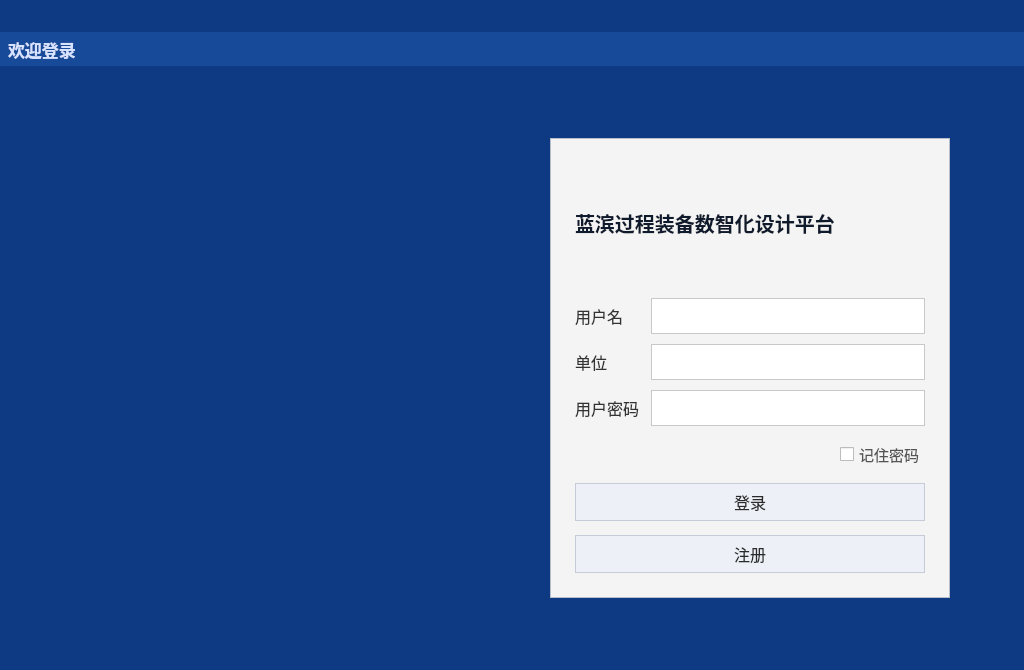
<?xml version="1.0" encoding="UTF-8"?>
<ui version="4.0">
 <class>LoginDialog</class>
 <widget class="QDialog" name="LoginDialog">
  <property name="geometry">
   <rect>
    <x>0</x>
    <y>0</y>
    <width>1024</width>
    <height>670</height>
   </rect>
  </property>
  <property name="windowTitle">
   <string>欢迎登录</string>
  </property>
  <property name="styleSheet">
   <string notr="true">QDialog#LoginDialog {
    background-color: #0e3a83;
    background-image: url(icons/login_bg.png);
    background-repeat: no-repeat;
    background-position: center;
}
QFrame#frame_top_bar {
    background-color: #174a99;
    border: none;
}
QLabel#label_window_title {
    color: #d7e3ff;
    font-size: 13pt;
    font-weight: bold;
}
QFrame#right_frame {
    background-color: #f4f4f4;
    border: 1px solid #b6bcc8;
}
QLabel#label_platform {
    font-size: 15pt;
    font-weight: bold;
    color: #0f1a2d;
}
QLabel#username_label,
QLabel#company_label,
QLabel#password_label {
    font-size: 12pt;
    color: #333333;
}
QLineEdit {
    background-color: #ffffff;
    border: 1px solid #c9c9c9;
    min-height: 30px;
    padding: 2px 8px;
    font-size: 12pt;
}
QCheckBox {
    font-size: 11pt;
    color: #555555;
}
QPushButton {
    min-height: 36px;
    font-size: 12pt;
    color: #2b2b2b;
    border: 1px solid #c5ccd8;
    background-color: #edf1f7;
}
QPushButton:hover {
    background-color: #e2eaf7;
}
</string>
  </property>
  <layout class="QVBoxLayout" name="verticalLayout_root">
   <property name="spacing">
    <number>0</number>
   </property>
   <property name="leftMargin">
    <number>0</number>
   </property>
   <property name="topMargin">
    <number>0</number>
   </property>
   <property name="rightMargin">
    <number>0</number>
   </property>
   <property name="bottomMargin">
    <number>0</number>
   </property>
   <item>
    <widget class="QFrame" name="frame_top_bar">
     <property name="minimumSize">
      <size>
       <width>0</width>
       <height>34</height>
      </size>
     </property>
     <property name="maximumSize">
      <size>
       <width>16777215</width>
       <height>34</height>
      </size>
     </property>
     <layout class="QHBoxLayout" name="horizontalLayout_title">
      <property name="leftMargin">
       <number>8</number>
      </property>
      <property name="topMargin">
       <number>2</number>
      </property>
      <property name="rightMargin">
       <number>8</number>
      </property>
      <property name="bottomMargin">
       <number>2</number>
      </property>
      <item>
       <widget class="QLabel" name="label_window_title">
        <property name="text">
         <string>欢迎登录</string>
        </property>
       </widget>
      </item>
      <item>
       <spacer name="horizontalSpacer_title">
        <property name="orientation">
         <enum>Qt::Horizontal</enum>
        </property>
        <property name="sizeHint" stdset="0">
         <size>
          <width>40</width>
          <height>20</height>
         </size>
        </property>
       </spacer>
      </item>
     </layout>
    </widget>
   </item>
   <item>
    <layout class="QHBoxLayout" name="main_layout" stretch="15,2,1">
     <property name="leftMargin">
      <number>40</number>
     </property>
     <property name="topMargin">
      <number>40</number>
     </property>
     <property name="rightMargin">
      <number>40</number>
     </property>
     <property name="bottomMargin">
      <number>40</number>
     </property>
     <item>
      <spacer name="horizontalSpacer_left">
       <property name="orientation">
        <enum>Qt::Horizontal</enum>
       </property>
       <property name="sizeHint" stdset="0">
        <size>
         <width>40</width>
         <height>20</height>
        </size>
       </property>
      </spacer>
     </item>
     <item>
      <widget class="QFrame" name="right_frame">
       <property name="minimumSize">
        <size>
         <width>400</width>
         <height>376</height>
        </size>
       </property>
       <property name="maximumSize">
        <size>
         <width>365</width>
         <height>460</height>
        </size>
       </property>
       <layout class="QVBoxLayout" name="right_layout">
        <property name="spacing">
         <number>14</number>
        </property>
        <property name="leftMargin">
         <number>24</number>
        </property>
        <property name="topMargin">
         <number>22</number>
        </property>
        <property name="rightMargin">
         <number>24</number>
        </property>
        <property name="bottomMargin">
         <number>24</number>
        </property>
        <item>
         <layout class="QHBoxLayout" name="header_layout">
          <item>
           <widget class="QLabel" name="label_platform">
            <property name="text">
             <string>蓝滨过程装备数智化设计平台</string>
            </property>
           </widget>
          </item>
         </layout>
        </item>
        <item>
         <layout class="QGridLayout" name="form_grid">
          <property name="horizontalSpacing">
           <number>12</number>
          </property>
          <property name="verticalSpacing">
           <number>10</number>
          </property>
          <item row="0" column="0">
           <widget class="QLabel" name="username_label">
            <property name="text">
             <string>用户名</string>
            </property>
           </widget>
          </item>
          <item row="0" column="1">
           <widget class="QLineEdit" name="username_input"/>
          </item>
          <item row="1" column="0">
           <widget class="QLabel" name="company_label">
            <property name="text">
             <string>单位</string>
            </property>
           </widget>
          </item>
          <item row="1" column="1">
           <widget class="QLineEdit" name="company_input"/>
          </item>
          <item row="2" column="0">
           <widget class="QLabel" name="password_label">
            <property name="text">
             <string>用户密码</string>
            </property>
           </widget>
          </item>
          <item row="2" column="1">
           <widget class="QLineEdit" name="password_input">
            <property name="echoMode">
             <enum>QLineEdit::Password</enum>
            </property>
           </widget>
          </item>
         </layout>
        </item>
        <item>
         <layout class="QHBoxLayout" name="remember_layout">
          <item>
           <spacer name="horizontalSpacer_remember">
            <property name="orientation">
             <enum>Qt::Horizontal</enum>
            </property>
            <property name="sizeHint" stdset="0">
             <size>
              <width>40</width>
              <height>20</height>
             </size>
            </property>
           </spacer>
          </item>
          <item>
           <widget class="QCheckBox" name="remember_password_checkbox">
            <property name="text">
             <string>记住密码</string>
            </property>
           </widget>
          </item>
         </layout>
        </item>
        <item>
         <widget class="QPushButton" name="login_btn">
          <property name="text">
           <string>登录</string>
          </property>
         </widget>
        </item>
        <item>
         <widget class="QPushButton" name="register_btn">
          <property name="text">
           <string>注册</string>
          </property>
         </widget>
        </item>
       </layout>
      </widget>
     </item>
     <item>
      <spacer name="horizontalSpacer_right">
       <property name="orientation">
        <enum>Qt::Horizontal</enum>
       </property>
       <property name="sizeHint" stdset="0">
        <size>
         <width>10</width>
         <height>20</height>
        </size>
       </property>
      </spacer>
     </item>
    </layout>
   </item>
  </layout>
 </widget>
 <resources/>
 <connections/>
</ui>
